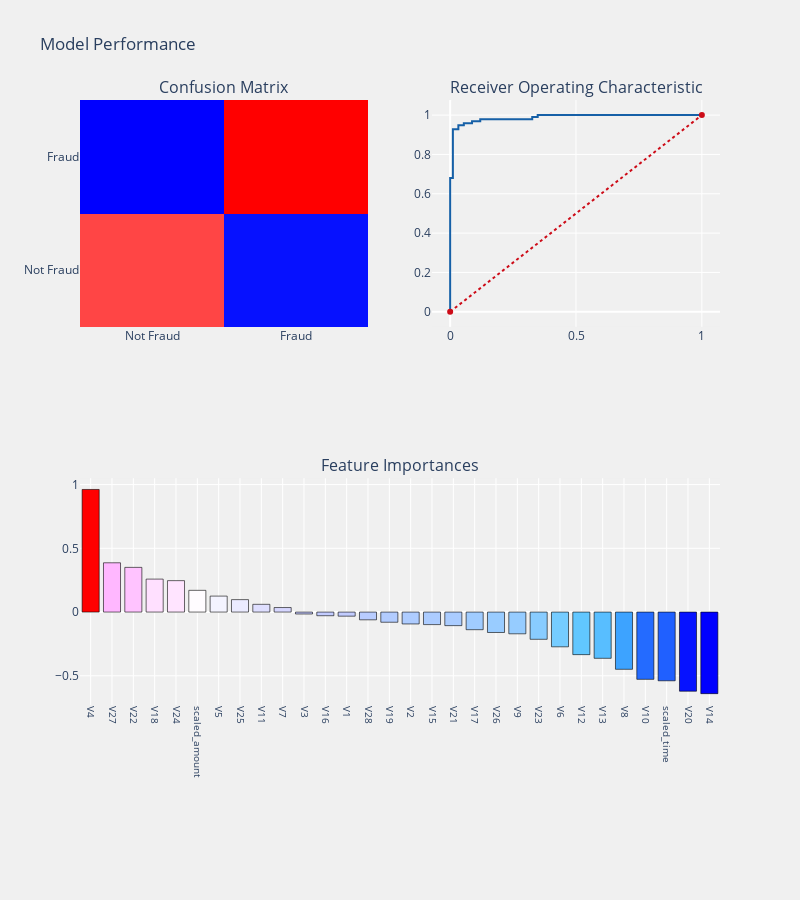

The code cell stored with this chart in its notebook:
### Code cell
logit2 = LogisticRegression(C=1)

fraud_detection_model_evaluation(logit2, X_train, X_test, y_train, y_test, "coefficients", threshold_plot=True)

### Figure 1 — Plotly figure (JSON) as saved in the notebook; plotly's stock layout.template omitted (floating-point values rounded to 4 significant figures)
{"data": [{"colorscale": [[0, "rgb(0,0,255)"], [0.1, "rgb(51,153,255)"], [0.2, "rgb(102,204,255)"], [0.3, "rgb(153,204,255)"], [0.4, "rgb(204,204,255)"], [0.5, "rgb(255,255,255)"], [0.6, "rgb(255,204,255)"], [0.7, "rgb(255,153,255)"], [0.8, "rgb(255,102,204)"], [0.9, "rgb(255,102,102)"], [1, "rgb(255,0,0)"]], "name": "Confusion matrix", "showscale": false, "type": "heatmap", "x": ["Not Fraud", "Fraud"], "xaxis": "x", "y": ["Not Fraud", "Fraud"], "yaxis": "y", "z": [[87, 5], [4, 93]]}, {"line": {"color": "rgb(22, 96, 167)", "width": 2}, "name": "ROC Curve (AUC = 0.99)", "type": "scatter", "x": [0, 0, 0, 0, 0, 0.01087, 0.01087, 0.03261, 0.03261, 0.05435, 0.05435, 0.08696, 0.08696, 0.1196, 0.1196, 0.3261, 0.3261, 0.3478, 0.3478, 1], "xaxis": "x2", "y": [0, 0.01031, 0.134, 0.1546, 0.6804, 0.6804, 0.9278, 0.9278, 0.9485, 0.9485, 0.9588, 0.9588, 0.9691, 0.9691, 0.9794, 0.9794, 0.9897, 0.9897, 1, 1], "yaxis": "y2"}, {"line": {"color": "rgb(205, 12, 24)", "dash": "dot", "width": 2}, "type": "scatter", "x": [0, 1], "xaxis": "x2", "y": [0, 1], "yaxis": "y2"}, {"marker": {"color": [0.9616, 0.3865, 0.3505, 0.2586, 0.2464, 0.1705, 0.1253, 0.09763, 0.06071, 0.03546, -0.01502, -0.02868, -0.03213, -0.06076, -0.07974, -0.09313, -0.09829, -0.1064, -0.1383, -0.1602, -0.1704, -0.2136, -0.2725, -0.3338, -0.3628, -0.4489, -0.5276, -0.539, -0.6206, -0.6399], "colorscale": [[0, "rgb(0,0,255)"], [0.1, "rgb(51,153,255)"], [0.2, "rgb(102,204,255)"], [0.3, "rgb(153,204,255)"], [0.4, "rgb(204,204,255)"], [0.5, "rgb(255,255,255)"], [0.6, "rgb(255,204,255)"], [0.7, "rgb(255,153,255)"], [0.8, "rgb(255,102,204)"], [0.9, "rgb(255,102,102)"], [1, "rgb(255,0,0)"]], "line": {"color": "black", "width": 0.6}}, "name": "Coefficients", "type": "bar", "x": ["V4", "V27", "V22", "V18", "V24", "scaled_amount", "V5", "V25", "V11", "V7", "V3", "V16", "V1", "V28", "V19", "V2", "V15", "V21", "V17", "V26", "V9", "V23", "V6", "V12", "V13", "V8", "V10", "scaled_time", "V20", "V14"], "xaxis": "x3", "y": [0.9616, 0.3865, 0.3505, 0.2586, 0.2464, 0.1705, 0.1253, 0.09763, 0.06071, 0.03546, -0.01502, -0.02868, -0.03213, -0.06076, -0.07974, -0.09313, -0.09829, -0.1064, -0.1383, -0.1602, -0.1704, -0.2136, -0.2725, -0.3338, -0.3628, -0.4489, -0.5276, -0.539, -0.6206, -0.6399], "yaxis": "y3"}], "layout": {"annotations": [{"font": {"size": 16}, "showarrow": false, "text": "Confusion Matrix", "x": 0.225, "xanchor": "center", "xref": "paper", "y": 1, "yanchor": "bottom", "yref": "paper"}, {"font": {"size": 16}, "showarrow": false, "text": "Receiver Operating Characteristic", "x": 0.775, "xanchor": "center", "xref": "paper", "y": 1, "yanchor": "bottom", "yref": "paper"}, {"font": {"size": 16}, "showarrow": false, "text": "Feature Importances", "x": 0.5, "xanchor": "center", "xref": "paper", "y": 0.375, "yanchor": "bottom", "yref": "paper"}], "autosize": false, "height": 900, "margin": {"b": 195}, "paper_bgcolor": "rgba(240, 240, 240, 0.95)", "plot_bgcolor": "rgba(240, 240, 240, 0.95)", "showlegend": false, "title": {"text": "Model Performance"}, "width": 800, "xaxis": {"anchor": "y", "domain": [0, 0.45]}, "xaxis2": {"anchor": "y2", "domain": [0.55, 1]}, "xaxis3": {"anchor": "y3", "domain": [0, 1], "showgrid": true, "tickangle": 90, "tickfont": {"size": 10}}, "yaxis": {"anchor": "x", "domain": [0.625, 1]}, "yaxis2": {"anchor": "x2", "domain": [0.625, 1]}, "yaxis3": {"anchor": "x3", "domain": [0, 0.375]}}}
